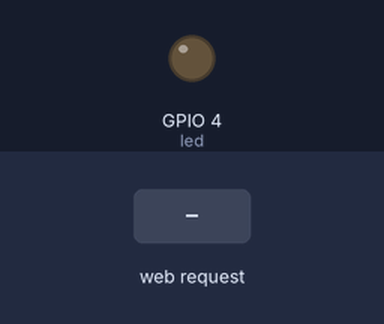
Recording of a sketch running on a simulated ESP32. On the bench: output pins drawn as LEDs (lit = HIGH). Inputs (shaded band) come from the test bench. WiFi joins after 1.5 s; servers stay silent unless stated; what the sketch prints to the serial monitor is not drawn.

Above: at 2.7 s.
2.8 s: HTTP request GET /H received
At 3.1 s:
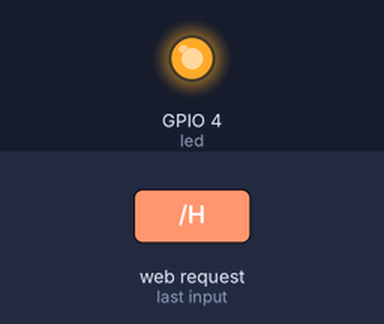
4.3 s: HTTP request GET /L received
At 5.4 s:
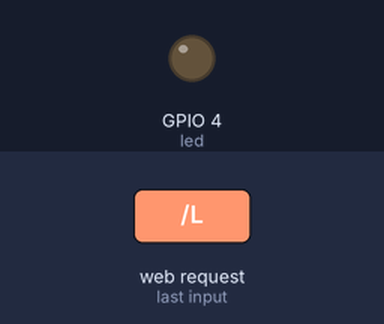
Timing chart, 0 to 7.3 s (numbered marks = the images above; inputs shaded):
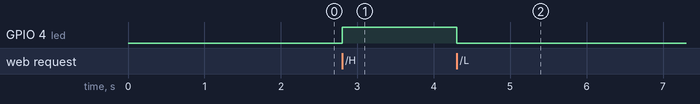

The sketch:

wifi_led_control.ino
```cpp
#include <WiFi.h>

const char* ssid     = "Galaxy";      // Enter your network SSID
const char* password = "hello123";      // Enter your network password
int led = 4;                    // Onboard LED
WiFiServer server(80);

void setup()
{
    Serial.begin(115200);
    pinMode(led, OUTPUT);      // Set the LED pin mode

    delay(10);

    // We start by connecting to a WiFi network
    Serial.println();
    Serial.println();
    Serial.print("Connecting to ");
    Serial.println(ssid);

    WiFi.begin(ssid, password);

    while (WiFi.status() != WL_CONNECTED) {
        delay(500);
        Serial.print(".");
    }

    Serial.println("");
    Serial.println("WiFi connected.");
    Serial.println("IP address: ");
    Serial.println(WiFi.localIP());

    server.begin();
}

void loop(){
    WiFiClient client = server.available();   // Listen for incoming clients

    if (client) {
        Serial.println("New Client.");
        String currentLine = "";
        while (client.connected()) {
            if (client.available()) {
                char c = client.read();
                Serial.write(c);
                if (c == '\n') {

                    if (currentLine.length() == 0) {
                        client.println("HTTP/1.1 200 OK");
                        client.println("Content-type:text/html");
                        client.println();
                        client.println("<html>");
                        client.println("<head><style>");
                        client.println("body { font-size: 24px; text-align: center; margin-top: 50px; }");
                        client.println("button { font-size: 18px; padding: 10px 20px; background-color: #4CAF50; color: white; border: none; }");
                        client.println("button:hover { background-color: #45a049; }");
                        client.println("</style></head>");
                        client.println("<body>");
                        client.println("<h1>ESP32 LED Control</h1>");
                        client.println("<p>Click the buttons below to control the LED on pin 4:</p>");
                        client.println("<form action='/H'><button>Turn On</button></form>");
                        client.println("<form action='/L'><button>Turn Off</button></form>");
                        client.println("</body>");
                        client.println("</html>");

                        break;
                    } else {
                        currentLine = "";
                    }
                } else if (c != '\r') {
                    currentLine += c;
                }

                // Check to see if the client request was "GET /H" or "GET /L":
                if (currentLine.endsWith("GET /H")) {
                    digitalWrite(led, HIGH);               // GET /H turns the LED on
                }
                if (currentLine.endsWith("GET /L")) {
                    digitalWrite(led, LOW);                // GET /L turns the LED off
                }
            }
        }
        // Close the connection:
        client.stop();
        Serial.println("Client Disconnected.");
    }
}
```

Measured:
- after the input at 2.8 s, GPIO 4 (led): LOW → HIGH at once
- after the input at 4.3 s, GPIO 4 (led): HIGH → LOW at once
